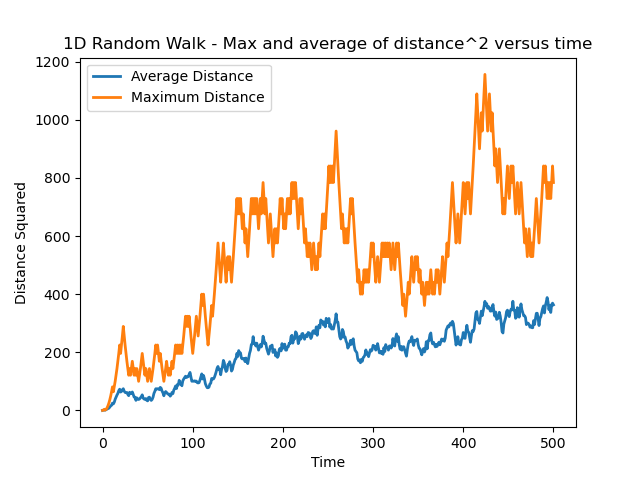

Write Python code to recreate this figure.
#! /usr/bin/env python3
#
def random_walk_1d_histogram ( step_num, walker_num, rng ):

#*****************************************************************************80
#
## random_walk_1d_histogram() makes a histogram of multiple random walkers.
#
#  Discussion:
#
#    The program takes a given number of walkers who start at 0, allows each
#    walker to take one random step and then displays a histogram of the results,
#    that is, it shows where each walker is.  
#
#  Licensing:
#
#    This code is distributed under the MIT license.
#
#  Modified:
#
#    26 November 2022
#
#  Author:
#
#    John Burkardt
#
#  Input:
#
#    integer STEP_NUM, the number of steps to take.
#
#    integer WALKER_NUM, the number of walkers.
#
#    rng: the current random number generator.
#
  import matplotlib.pyplot as plt
  import numpy as np

  print ( '' )
  print ( 'random_walk_1d_histogram():' )
  print ( '  Make a histogram of multiple random walkers.' )
#
#  Clear the plotting frame.
#
  plt.clf ( )
#
#  X stores the location of each walker.
#
  x_final = np.zeros ( walker_num )

  for walker in range ( 0, walker_num ):
    s = 2 * rng.integers ( low = 0, high = 1, size = walker_num, endpoint = True ) - 1
    x_final[walker] = np.sum ( s )
#
#  Make the histogram and annotate it.
#
  plt.hist ( x_final, bins = 21 )
 
  s = ( '1D Random Walkers - %g walkers, %g steps' % ( walker_num, step_num ) )
  plt.title ( s )
  plt.grid ( True )
  plt.xlabel ( 'Final location' )
  plt.ylabel ( 'Number of walkers' )

  filename = 'random_walk_1d_histogram.png'
  plt.savefig ( filename )
  print ( '  Graphics saved as "' + filename + '"' )
  plt.close ( )

  return

def random_walk_1d_plot ( step_num, walk_num, rng ):

#*****************************************************************************80
#
## random_walk_1d_plot() plots 1 or more random walks in 1D.
#
#  Licensing:
#
#    This code is distributed under the MIT license.
#
#  Modified:
#
#    26 November 2022
#
#  Author:
#
#    John Burkardt
#
#  Input:
#
#    integer STEP_NUM, the number of steps to take in one test.
#
#    integer WALK_NUM, the number of walks.
#
#    rng: the current random number generator.
#
  import matplotlib.pyplot as plt
  import numpy as np

  print ( '' )
  print ( 'random_walk_1d_plot():' )
  print ( '  Simulate and plot WALK_NUM random walks of STEP_NUM steps each.' )
#
#  Clear the plotting frame.
#
  plt.clf ( )

  time = np.linspace ( 0.0, step_num, step_num + 1 )

  plt.plot ( [0, step_num], [0, 0], 'r-', linewidth = 2 )

  for walk in range ( 0, walk_num ):
#
#  Take a walk of STEP_NUM random +1 or -1 steps.
#
    s = 2 * rng.integers ( low = 0, high = 1, size = step_num, endpoint = True ) - 1
    x = np.zeros ( step_num + 1 )
    x[1:] = np.cumsum ( s )
#
#  Plot the results.
#
    plt.plot ( time, x, linewidth = 1 )

    title_string = ( '1D Random Walk - %d walks, %d steps' % ( walk + 1, step_num ) )
    plt.title ( title_string )
    plt.xlabel ( 'Time' )
    plt.ylabel ( 'X(T)' )

  filename = 'random_walk_1d_plot.png'
  plt.savefig ( filename )
  print ( '  Graphics saved as "' + filename + '"' )
  plt.close ( )

  return

def random_walk_1d_simulation ( step_num, walk_num, rng ):

#*****************************************************************************80
#
## random_walk_1d_simulation() simulates a random walk in 1D.
#
#  Discussion:
#
#    The expectation should be that, the average distance squared X^2 
#    is equal to the time, or number of steps N.
#
#    Or, equivalently
#
#      average ( |X| ) = sqrt ( N )
#
#    The program makes a plot of both the average and the maximum values
#    of X^2 versus time.  The maximum value grows much more quickly,
#    and that curve is much more jagged.
#
#  Licensing:
#
#    This code is distributed under the MIT license.
#
#  Modified:
#
#    26 November 2022
#
#  Author:
#
#    John Burkardt
#
#  Input:
#
#    integer STEP_NUM, the number of steps to take in one test.
#
#    integer WALK_NUM, the number of times to repeat the walk.
#
#    rng: the current random number generator.
#
  import matplotlib.pyplot as plt
  import numpy as np

  print ( '' )
  print ( 'random_walk_1d_simulation():' )
  print ( '  Simulate WALK_NUM random walks of STEP_NUM steps each.' )

  time = np.linspace ( 0, step_num, step_num + 1 )
  x2_ave = np.zeros(step_num+1)
  x2_max = np.zeros(step_num+1)
#
#  Take WALK_NUM walks, each of STEP_NUM random +1 or -1 steps.
#
  for walk in range ( 0, walk_num ):

    s = 2 * rng.integers ( low = 0, high = 1, size = step_num, endpoint = True ) - 1
    x = np.zeros ( step_num + 1 )
    x[1:] = np.cumsum ( s )
#
#  Update the average and max.
#
    x2_ave = x2_ave + x**2
    for i in range ( 0, step_num + 1 ):
      x2_max[i] = max ( x2_max[i], x[i]**2 )
#
#  Average over the number of walks.
#
  x2_ave = x2_ave / walk_num
#
#  Plot the results.
#
  plt.plot ( time, x2_ave, linewidth = 2 )
  plt.plot ( time, x2_max, linewidth = 2 )

  plt.legend ( [ 'Average Distance', 'Maximum Distance' ] )
  plt.title ( '1D Random Walk - Max and average of distance^2 versus time' )
  plt.xlabel ( 'Time' )
  plt.ylabel ( 'Distance Squared' )
  filename = 'random_walk_1d_simulation.png'
  plt.savefig ( filename )
  print ( '  Graphics saved as "' + filename + '"' )
  plt.close ( )

  return

def random_walk_1d_simulation_test ( ):

#*****************************************************************************80
#
## random_walk_1d_simulation_test() tests random_walk_1d_simulation().
#
#  Licensing:
#
#    This code is distributed under the MIT license.
#
#  Modified:
#
#    26 November 2022
#
#  Author:
#
#    John Burkardt
#
  from numpy.random import default_rng
  import numpy as np
  import platform

  print ( '' )
  print ( 'random_walk_1d_simulation_test():' )
  print ( '  python version: ' + platform.python_version ( ) )
  print ( '  numpy version:  ' + np.version.version )
  print ( '  Test random_walk_1d_simulation().' )

  rng = default_rng ( )

  step_num = 500
  walk_num = 5
  random_walk_1d_simulation ( step_num, walk_num, rng )

  step_num = 500
  walk_num = 5
  random_walk_1d_plot ( step_num, walk_num, rng )

  step_num = 50
  walk_num = 10000
  random_walk_1d_histogram ( step_num, walk_num, rng )
#
#  Terminate.
#
  print ( '' )
  print ( 'random_walk_1d_simulation_test():' )
  print ( '  Normal end of execution.' )
  print ( '' )

  return

def timestamp ( ):

#*****************************************************************************80
#
## timestamp() prints the date as a timestamp.
#
#  Licensing:
#
#    This code is distributed under the MIT license. 
#
#  Modified:
#
#    21 August 2019
#
#  Author:
#
#    John Burkardt
#
  import time

  t = time.time ( )
  print ( time.ctime ( t ) )

  return

if ( __name__ == '__main__' ):
  timestamp ( )
  random_walk_1d_simulation_test ( )
  timestamp ( )
